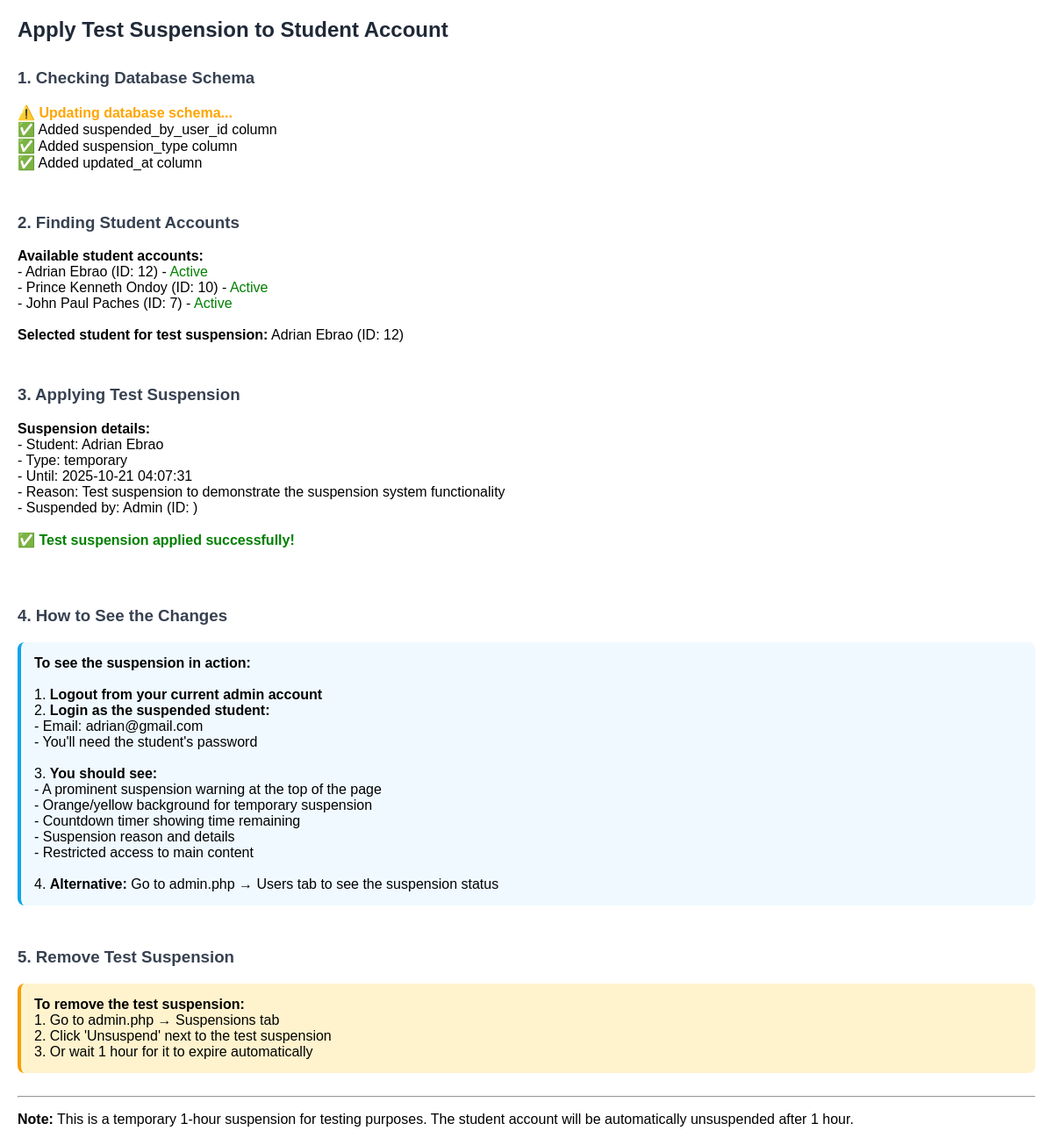
The app's page /apply_test_suspension.php, older data.
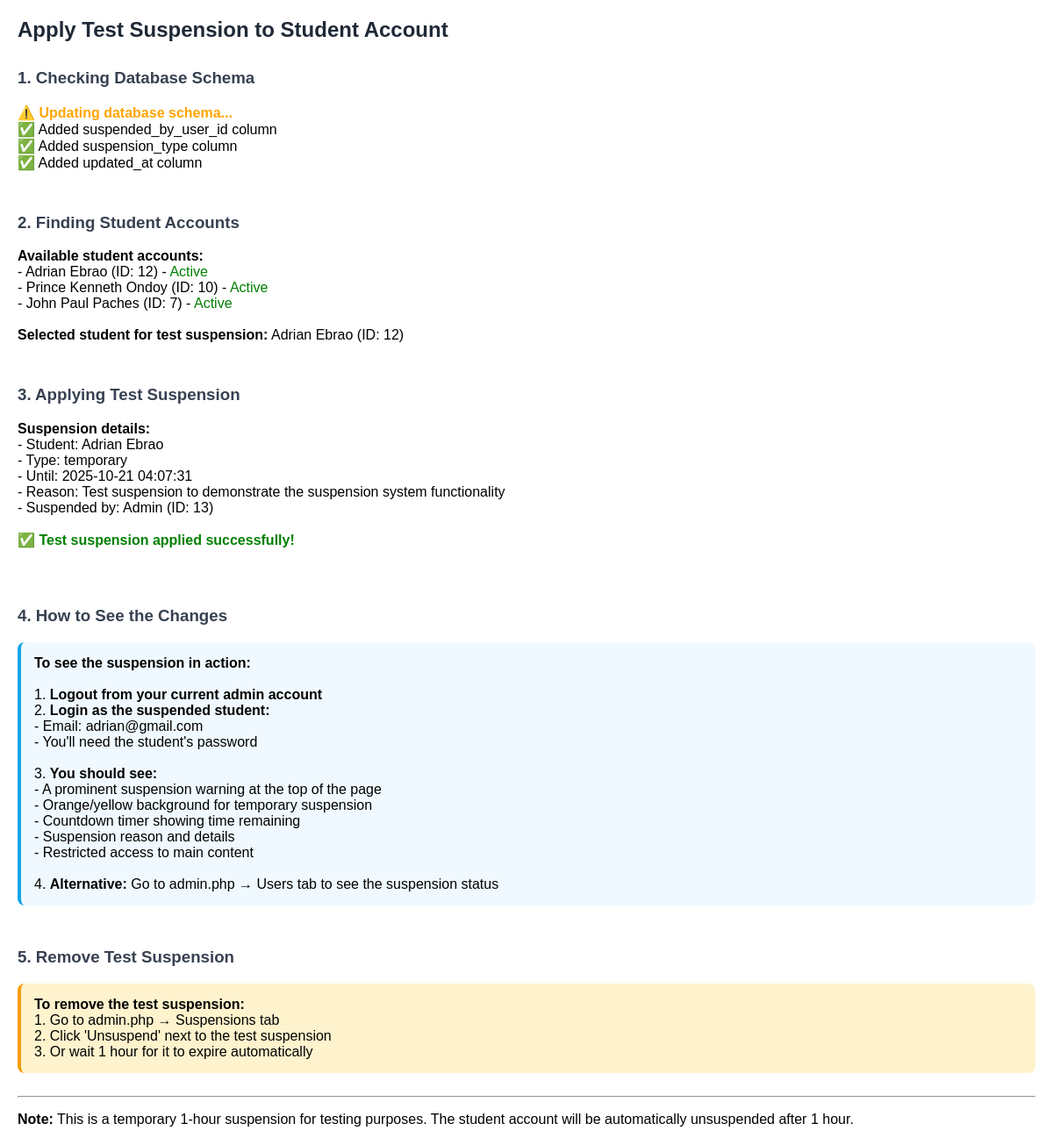
The same page, newer data.
### tables this page shows
CREATE TABLE `users` (
  `id` int(10) UNSIGNED NOT NULL,
  `name` varchar(100) NOT NULL,
  `email` varchar(150) NOT NULL,
  `password` varchar(255) NOT NULL,
  `role` enum('admin','student','user') NOT NULL DEFAULT 'student',
  `contact_number` varchar(30) DEFAULT NULL,
  `student_id` varchar(20) DEFAULT NULL,
  `date_of_birth` date DEFAULT NULL,
  `gender` enum('male','female','other','prefer_not_to_say') DEFAULT NULL,
  `year_level` enum('1st_year','2nd_year','3rd_year','4th_year','5th_year','graduate') DEFAULT NULL,
  `course` varchar(100) DEFAULT NULL,
  `major` varchar(100) DEFAULT NULL,
  `bio` text DEFAULT NULL,
  `hometown` varchar(100) DEFAULT NULL,
  `interests` text DEFAULT NULL,
  `emergency_contact_name` varchar(100) DEFAULT NULL,
  `emergency_contact_phone` varchar(15) DEFAULT NULL,
  `profile_visibility` enum('public','students_only','private') DEFAULT 'students_only',
  `show_email` tinyint(1) NOT NULL DEFAULT 0,
  `show_contact` tinyint(1) NOT NULL DEFAULT 0,
  `is_online` tinyint(1) NOT NULL DEFAULT 0,
  `created_at` timestamp NOT NULL DEFAULT current_timestamp(),
  `is_blocked` tinyint(1) DEFAULT 0,
  `blocked_at` timestamp NULL DEFAULT NULL,
  `blocked_reason` text DEFAULT NULL
);

### src/Controller/AdminController.php (called while the page is built, shortened)
<?php
class AdminController
{
    private $pdo;
    public function __construct($pdo)
    {
        $this->pdo = $pdo;
    }
    public function getAllUsers($limit = 200)
    {
        $limit = (int)$limit; if ($limit <= 0) { $limit = 200; }
        $sql = "SELECT id, name, email, role, created_at FROM users ORDER BY created_at DESC LIMIT $limit";
        $stmt = $this->pdo->query($sql);
        return $stmt ? $stmt->fetchAll(PDO::FETCH_ASSOC) : [];
    }
}

### apply_test_suspension.php (the view, shortened to what the changed rows need)
<?php
require_once 'config/database.php';
require_once 'src/Controller/AdminController.php';
$adminController = new AdminController($pdo);
echo "<h2>Apply Test Suspension to Student Account</h2>";
try {
    $users = $adminController->getAllUsers(20);
} catch (Exception $e) {
    echo "<strong style='color: red;'>Error finding students: " . htmlspecialchars($e->getMessage()) . "</strong><br>";
    exit();
}
try {
    $adminUsers = array_filter($users, function($user) {
        return $user['role'] === 'admin';
    });
    $adminUserId = !empty($adminUsers) ? $adminUsers[0]['id'] : 1;
    echo "- Suspended by: Admin (ID: " . $adminUserId . ")<br><br>";
} catch (Exception $e) {
    echo "<strong style='color: red;'>Error applying suspension: " . htmlspecialchars($e->getMessage()) . "</strong><br>";
}
?>

Row changes from the older to the newer data that the page shows:
added users: id "13"
